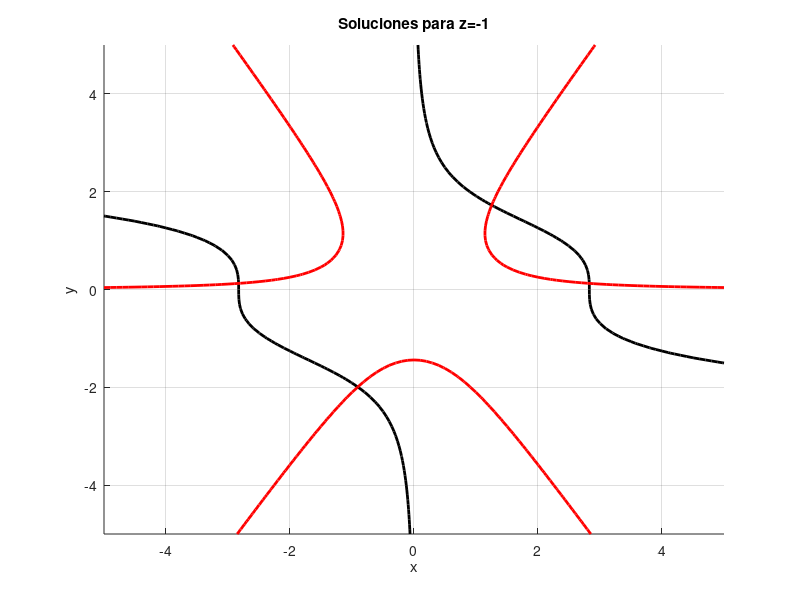

Recreate this plot in MATLAB. (Note: this script raises an error after producing the figure.)
clear all
clc
 
%% Grafica
I=-5:0.1:5;
[x y]=meshgrid(I);
f=x.^2+x.*y.^3-9;
g=3*(x.^2).*y-y.^3-4;
 
hold on
contour(x,y,f,[-1,-1],'black','LineWidth',2)
contour(x,y,g,[-1,-1],'red','LineWidth',2)
grid on
 
title('Soluciones para z=-1')
xlabel('x')
ylabel('y')
zlabel('z')
 
%% Solucion
clear all
clc
 
% Variables y funciones
syms x y
f=x^2+x*y^3-8;
g=3*x^2*y-y^3-3;
 
% Metodo de Newton Multivariables
F=[f;g];
xy=[x;y];
DTj=det(jacobian(F,xy));
xi=[1;1];
e=1;
tol=0.000001;
while e>tol
    DTj=subs(DTj,xy,xi);
    Fxi=subs(F,xy,xi);
    s=xi-Fxi/DTj;
    e=abs(s-xi);
    xi=s;
    plot3(s(1),s(2),-1,'+','LineWidth',2)
end
legend('f=x^2+xy^3-9','g=3x^2y-y^3-4','Recorrido dela solucion')

s 
